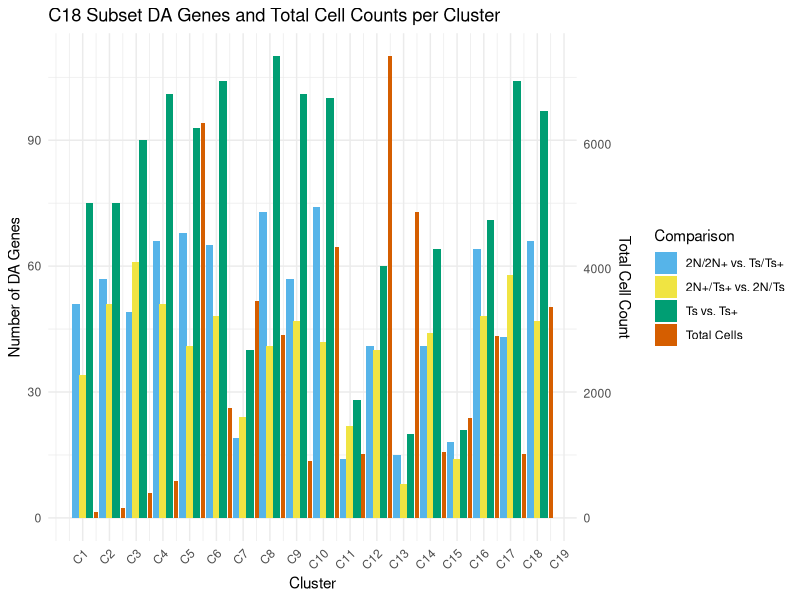

This figure's R source:

# Load necessary libraries
library(tidyverse)

# Total cell counts per cluster
total_cells <- c(88, 161, 396, 588, 6348, 1758, 3478, 2929, 919, 4351, 1026, 
                 7411, 4907, 1064, 1611, 2925, 1029, 3392)

# Create the data frame for DA gene comparisons
data <- data.frame(
  Gene = as.character(c("Total", "Total", "Total")),
  Comparison = as.character(c("2N/2N+ vs. Ts/Ts+", "2N+/Ts+ vs. 2N/Ts", "Ts vs. Ts+")),
  C1 = c(51, 34, 75),
  C2 = c(57, 51, 75),
  C3 = c(49, 61, 90),
  C4 = c(66, 51, 101),
  C5 = c(68, 41, 93),
  C6 = c(65, 48, 104),
  C7 = c(19, 24, 40),
  C8 = c(73, 41, 110),
  C9 = c(57, 47, 101),
  C10 = c(74, 42, 100),
  C11 = c(14, 22, 28),
  C12 = c(41, 40, 60),
  C13 = c(15, 8, 20),
  C14 = c(41, 44, 64),
  C15 = c(18, 14, 21),
  C16 = c(64, 48, 71),
  C17 = c(43, 58, 104),
  C18 = c(66, 47, 97),
  stringsAsFactors = FALSE
)

# Reshape the comparison data to long format
data_long <- data %>%
  pivot_longer(cols = C1:C18, names_to = "Cluster", values_to = "Count")

# Create a data frame for the total cell counts, aligning clusters
total_cells_data <- data.frame(
  Gene = "Total",
  Comparison = "Total Cells",
  Cluster = paste0("C", 1:18),
  Count = total_cells
)

# Combine the comparison and total cell count data
data_combined <- bind_rows(data_long, total_cells_data)

# Ensure proper cluster ordering
data_combined$Cluster <- factor(data_combined$Cluster,
                                levels = paste0("C", 1:18))

# Convert Comparison to a factor to control legend order
data_combined$Comparison <- factor(data_combined$Comparison,
                                   levels = c("2N/2N+ vs. Ts/Ts+", "2N+/Ts+ vs. 2N/Ts",
                                              "Ts vs. Ts+", "Total Cells"))

# Define custom colors for the comparisons and total cells
colors <- c("2N/2N+ vs. Ts/Ts+" = "#56B4E9",
            "2N+/Ts+ vs. 2N/Ts" = "#F0E442",
            "Ts vs. Ts+" = "#009E73",
            "Total Cells" = "#D55E00")

# Create new positions for the bars
data_combined <- data_combined %>%
  mutate(x_position = as.numeric(Cluster) +
           case_when(
             Comparison == "2N/2N+ vs. Ts/Ts+" ~ -0.25,  # Adjusted position
             Comparison == "2N+/Ts+ vs. 2N/Ts" ~ 0,
             Comparison == "Ts vs. Ts+" ~ 0.25,  # Adjusted position
             Comparison == "Total Cells" ~ 0.5   # Adjusted position
           ))

# Create the plot
ggplot(data_combined, aes(fill = Comparison)) +
  geom_bar(data = subset(data_combined, Comparison != "Total Cells"),
           aes(x = x_position, y = Count),
           stat = "identity",
           width = 0.28) +
  geom_bar(data = subset(data_combined, Comparison == "Total Cells"),
           aes(x = x_position,
               y = Count / max(total_cells) * max(data_long$Count)),
           stat = "identity",
           width = 0.15) +
  scale_x_continuous(
    breaks = 1:25,
    labels = paste0("C", 1:25)
  ) +
  scale_fill_manual(values = colors) +
  scale_y_continuous(
    name = "Number of DA Genes",
    sec.axis = sec_axis(~ . * max(total_cells) / max(data_long$Count),
                        name = "Total Cell Count")
  ) +
  labs(
    title = "C18 Subset DA Genes and Total Cell Counts per Cluster",
    x = "Cluster",
    fill = "Comparison"
  ) +
  theme_minimal() +
  theme(
    axis.text.x = element_text(angle = 45, hjust = 1),
    legend.position = "right"
  )
